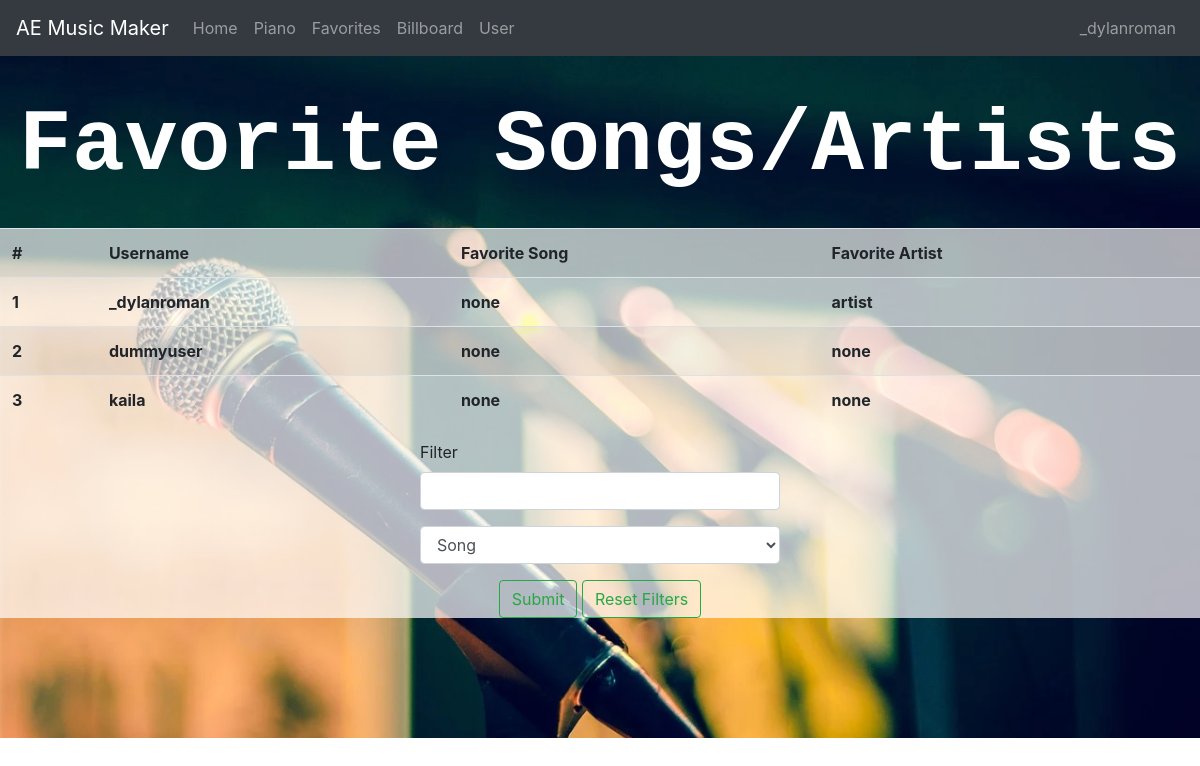
The page /favorites (signed in) on the database as committed earlier.
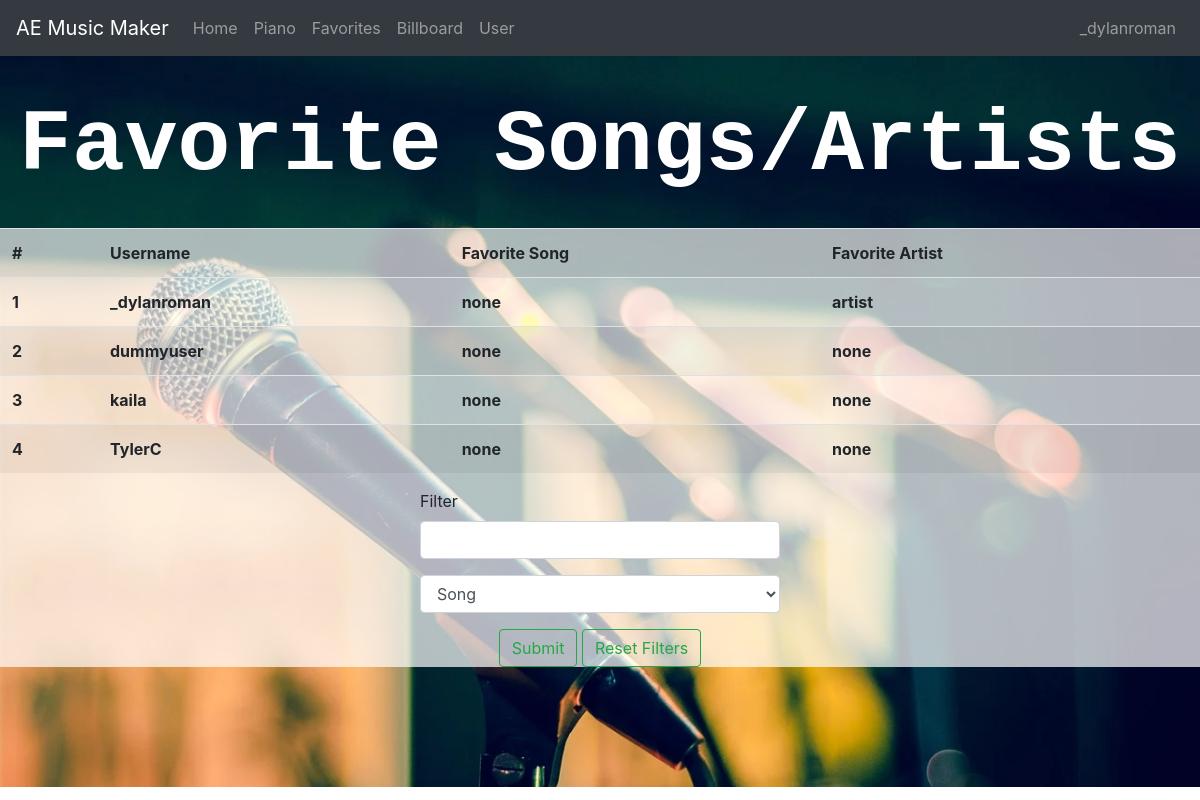
The same page on the database as committed later.
### bulkofproject/models.py (models this page shows, shortened)
class maindb(db.Model):
    id = db.Column(db.Integer, primary_key = True)
    username = db.Column(db.String(15), unique = True, nullable = False)
    password = db.Column(db.String, nullable = False)
    song = db.Column(db.String)
    artist = db.Column(db.String)

### bulkofproject/routes.py (the view)
@app.route('/favorites', methods = ["GET", "POST"])
def favorites():
    if 'user' in session:
        if request.method == "POST":
            key = 'key'
            dbdict = dbquery(key)
            category = str(request.form['category'])
            filter = str(request.form['filter'])
            filtered = dbfilter(dbdict, key, category, filter)
            output = filtered[key]
            user = session['user']
            return render_template('favorites.html',user = user, insession = True, output = output)
        else:
            key = 'entry'
            dbdict = dbquery(key)
            output = dbdict[key]
            user = session['user']
            return render_template('favorites.html', user = user, insession = True, output = output)
    else:
        flash("Log in to access this function")
        return redirect(url_for('login'))

### bulkofproject/filter.py (called while the page is built)
def query(key):
    list = []
    dbdict = maindb.query.all()
    for entry in dbdict:
        entry = {'user':entry.username, 'song':entry.song, 'artist':entry.artist}
        list.append(entry)
    dictionary = {key:list}
    return dictionary

### bulkofproject/templates/favorites.html (shortened to what this page needs)
<!DOCTYPE html>
<html lang="en">
<head>
    <link rel="stylesheet" href = "https://stackpath.bootstrapcdn.com/bootstrap/4.5.2/css/bootstrap.min.css">
</head>
<body>
{% extends "base.html" %}
{% block content %}
<div class="image">
    <p class="title">Favorite Songs/Artists</p>
    <div class="grid">
    <table class="table table-striped">
        <tr>
            <th>#</th>
            <th>Username</th>
            <th>Favorite Song</th>
            <th>Favorite Artist</th>
        </tr>
        {% for entry in output %}
        <tr>
            <th>{{ (output.index(entry) + 1) }}</th>
            <th>{{ entry['user'] }}</th>
            <th>{{ entry['song'] }}</th>
            <th>{{ entry['artist'] }}</th>
        </tr>
        {% endfor %}
    </table>
    <form action="#" method = "post" class="ff">
        <div class="form-group">
            <label for="filter">Filter</label>
            <input type="text" name="filter" id="filter" class="form-control">
        </div>
        <div class="form-group">
            <select name="category" id="category" class="form-control">
                <option value="song">Song</option>
            </select>
        </div>
        <div class="text-center">
            <button type="submit" class="btn btn-outline-success">Submit</button>
            <a href="/favorites">
                <button type="button" class="btn btn-outline-success">Reset Filters</button>
            </a>
        </div>
    </form>
    </div>
</div>
{% endblock %}

### bulkofproject/templates/base.html (shortened to what this page needs)
<!DOCTYPE html>
<html lang="en">
<head>
    <link rel="stylesheet" href = "https://stackpath.bootstrapcdn.com/bootstrap/4.5.2/css/bootstrap.min.css">
</head>
<body>
    <nav class = "navbar navbar-expand navbar-dark bg-dark">
        <ul class = "navbar.content navbar-nav mr-auto">
            <a href = "/references" class = "navbar-brand">AE Music Maker</a>
            <a href = "/" class = "nav-link">Home</a>
            <li class = "nav-item">
                <a href = "/piano" class = "nav-link">Piano</a>
            </li>
            <li class = "nav-item">
                <a href = "/favorites" class = "nav-link">Favorites</a>
            </li>
            <li class = "nav-item">
                <a href = "/billboard" class = "nav-link">Billboard</a>
            </li>
            {% if insession == True %}
            <li class = "nav-item">
                <a href = "/user" class = "nav-link">User</a>
            </li>
            {% endif %}
        </ul>
        {% if insession == True %}
        <li class = "navbar.content navbar-nav">
            <a href = "/user" class = "nav-link">{{ user }}</a>
        </li>
        {% endif %}
    </nav>
{% block content %}{% endblock %}
</body>
</html>

Rows that differ between the two databases and show on the page:
added maindb: (output.index(entry)+1) "4", user "TylerC", song "none", artist "none"
